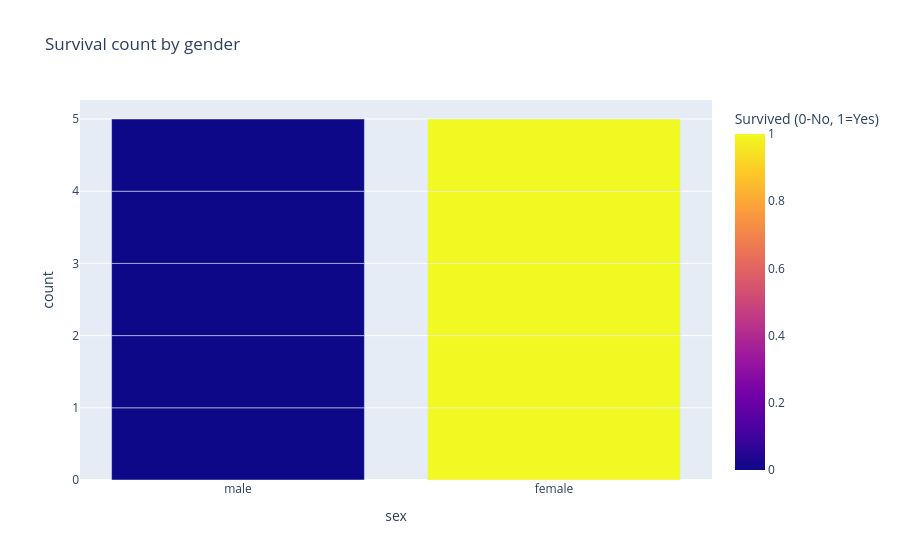

The code cell stored with this chart in its notebook:
### Markdown cell above
# Survival count

### Code cell
fig = px.bar(df, x='sex', color='survived',title='Survival count by gender',labels={'survived':'Survived (0-No, 1=Yes)'})
fig.show()

### Figure 1 — Plotly figure (JSON) as saved in the notebook; plotly's stock layout.template omitted (floating-point values rounded to 4 significant figures)
{"data": [{"hovertemplate": "sex=%{x}<br>count=%{y}<br>Survived (0-No, 1=Yes)=%{marker.color}<extra></extra>", "legendgroup": "", "marker": {"color": [0, 1, 1, 1, 0, 0, 0, 0, 1, 1], "coloraxis": "coloraxis", "pattern": {"shape": ""}}, "name": "", "orientation": "v", "showlegend": false, "textposition": "auto", "type": "bar", "x": ["male", "female", "female", "female", "male", "male", "male", "male", "female", "female"], "xaxis": "x", "y": [1, 1, 1, 1, 1, 1, 1, 1, 1, 1], "yaxis": "y"}], "layout": {"barmode": "relative", "coloraxis": {"colorbar": {"title": {"text": "Survived (0-No, 1=Yes)"}}, "colorscale": [[0, "#0d0887"], [0.1111, "#46039f"], [0.2222, "#7201a8"], [0.3333, "#9c179e"], [0.4444, "#bd3786"], [0.5556, "#d8576b"], [0.6667, "#ed7953"], [0.7778, "#fb9f3a"], [0.8889, "#fdca26"], [1, "#f0f921"]]}, "legend": {"tracegroupgap": 0}, "title": {"text": "Survival count by gender"}, "xaxis": {"anchor": "y", "domain": [0, 1], "title": {"text": "sex"}}, "yaxis": {"anchor": "x", "domain": [0, 1], "title": {"text": "count"}}}}
